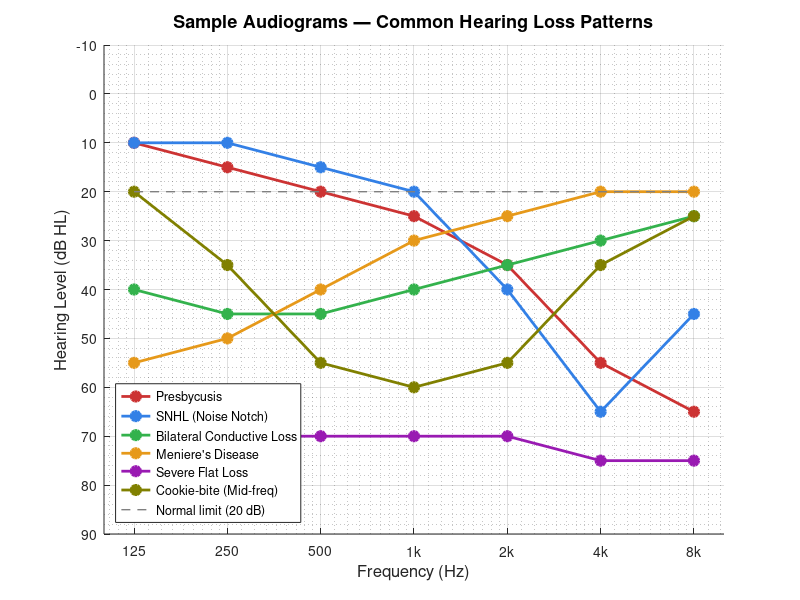

This chart was generated by the following MATLAB code:
function audiograms = generate_audiograms()
%GENERATE_AUDIOGRAMS  Create sample audiograms for common hearing loss types.
%
%  Audiogram: hearing threshold level (dB HL) vs frequency (Hz).
%  Standard audiometric frequencies: 125, 250, 500, 1000, 2000, 4000, 8000 Hz.
%  Normal hearing: 0-20 dB HL. Higher = more loss.
%
%  For the filter bank, we convert the audiogram to a GAIN profile:
%    gain(f) = threshold_loss(f)  [dB]
%  (The filter bank must amplify by this amount at each frequency.)
%
%  Returns a struct array with fields:
%    .name        - hearing loss name
%    .freqs       - audiometric frequencies (Hz)
%    .threshold   - hearing threshold levels (dB HL) — higher = more loss
%    .description - short description

    fprintf('\n--- Generating Sample Audiograms ---\n');

    % Standard audiometric frequencies
    std_freqs = [125, 250, 500, 1000, 2000, 4000, 8000];

    %% 1. Presbycusis (Age-related, high-frequency loss)
    %  Gradual sloping loss, worse at high frequencies
    %  Typical for people > 60 years old
    audiograms(1).name        = 'Presbycusis';
    audiograms(1).freqs       = std_freqs;
    audiograms(1).threshold   = [10, 15, 20, 25, 35, 55, 65];
    audiograms(1).description = 'Age-related hearing loss (progressive high-freq loss)';
    audiograms(1).color       = [0.8, 0.2, 0.2];  % red

    %% 2. Sensorineural Hearing Loss (SNHL) — Noise-induced notch at 4kHz
    %  Classic "noise notch" at 4000 Hz from noise exposure
    audiograms(2).name        = 'SNHL (Noise Notch)';
    audiograms(2).freqs       = std_freqs;
    audiograms(2).threshold   = [10, 10, 15, 20, 40, 65, 45];
    audiograms(2).description = 'Sensorineural loss with 4kHz noise notch';
    audiograms(2).color       = [0.2, 0.5, 0.9];  % blue

    %% 3. Bilateral Conductive Hearing Loss
    %  Flat or rising loss, primarily affects low-to-mid frequencies
    %  Due to middle ear problems (fluid, ossicular fixation)
    audiograms(3).name        = 'Bilateral Conductive Loss';
    audiograms(3).freqs       = std_freqs;
    audiograms(3).threshold   = [40, 45, 45, 40, 35, 30, 25];
    audiograms(3).description = 'Flat/rising conductive loss (middle ear origin)';
    audiograms(3).color       = [0.2, 0.7, 0.3];  % green

    %% 4. Meniere's Disease (Low-frequency fluctuating loss)
    %  Characteristic low-frequency sensorineural loss
    audiograms(4).name        = "Meniere's Disease";
    audiograms(4).freqs       = std_freqs;
    audiograms(4).threshold   = [55, 50, 40, 30, 25, 20, 20];
    audiograms(4).description = 'Low-frequency fluctuating sensorineural loss';
    audiograms(4).color       = [0.9, 0.6, 0.1];  % orange

    %% 5. Severe-to-Profound Loss (Flat)
    %  Uniform severe loss across all frequencies
    audiograms(5).name        = 'Severe Flat Loss';
    audiograms(5).freqs       = std_freqs;
    audiograms(5).threshold   = [65, 70, 70, 70, 70, 75, 75];
    audiograms(5).description = 'Severe uniform hearing loss across all frequencies';
    audiograms(5).color       = [0.6, 0.1, 0.7];  % purple

    %% 6. Cookie-bite (Mid-frequency loss)
    %  Greater loss in mid-frequencies, better at high and low ends
    audiograms(6).name        = 'Cookie-bite (Mid-freq)';
    audiograms(6).freqs       = std_freqs;
    audiograms(6).threshold   = [20, 35, 55, 60, 55, 35, 25];
    audiograms(6).description = 'U-shaped mid-frequency sensorineural loss';
    audiograms(6).color       = [0.5, 0.5, 0.0];  % olive

    %% Print summary
    fprintf('  Generated %d audiograms:\n', length(audiograms));
    for k = 1 : length(audiograms)
        fprintf('    %d. %-30s — %s\n', k, audiograms(k).name, audiograms(k).description);
    end

    %% Plot all audiograms
    fig = figure('Name', 'Sample Audiograms', 'Position', [200, 200, 900, 550]);

    hold on;
    for k = 1 : length(audiograms)
        plot(audiograms(k).freqs, audiograms(k).threshold, ...
             '-o', 'Color', audiograms(k).color, ...
             'LineWidth', 2, 'MarkerSize', 7, 'MarkerFaceColor', audiograms(k).color);
    end
    hold off;

    % Audiogram convention: 0 dB at top, higher threshold = more loss
    set(gca, 'YDir', 'reverse');
    set(gca, 'XScale', 'log');
    xticks(std_freqs);
    xticklabels({'125','250','500','1k','2k','4k','8k'});
    ylim([-10, 90]);
    yticks(-10:10:90);
    grid on; grid minor;
    xlabel('Frequency (Hz)', 'FontSize', 12);
    ylabel('Hearing Level (dB HL)', 'FontSize', 12);
    title('Sample Audiograms — Common Hearing Loss Patterns', 'FontSize', 13);
    legend({audiograms.name}, 'Location', 'southwest', 'FontSize', 9);

    % Reference line for normal hearing upper boundary
    xline_vals = [125, 8000];
    line(xline_vals, [20, 20], 'Color', [0.5 0.5 0.5], ...
         'LineStyle', '--', 'LineWidth', 1, 'DisplayName', 'Normal limit (20 dB)');

    saveas(fig, 'Sample_Audiograms.png');
    fprintf('  Audiogram plot saved.\n');
end
